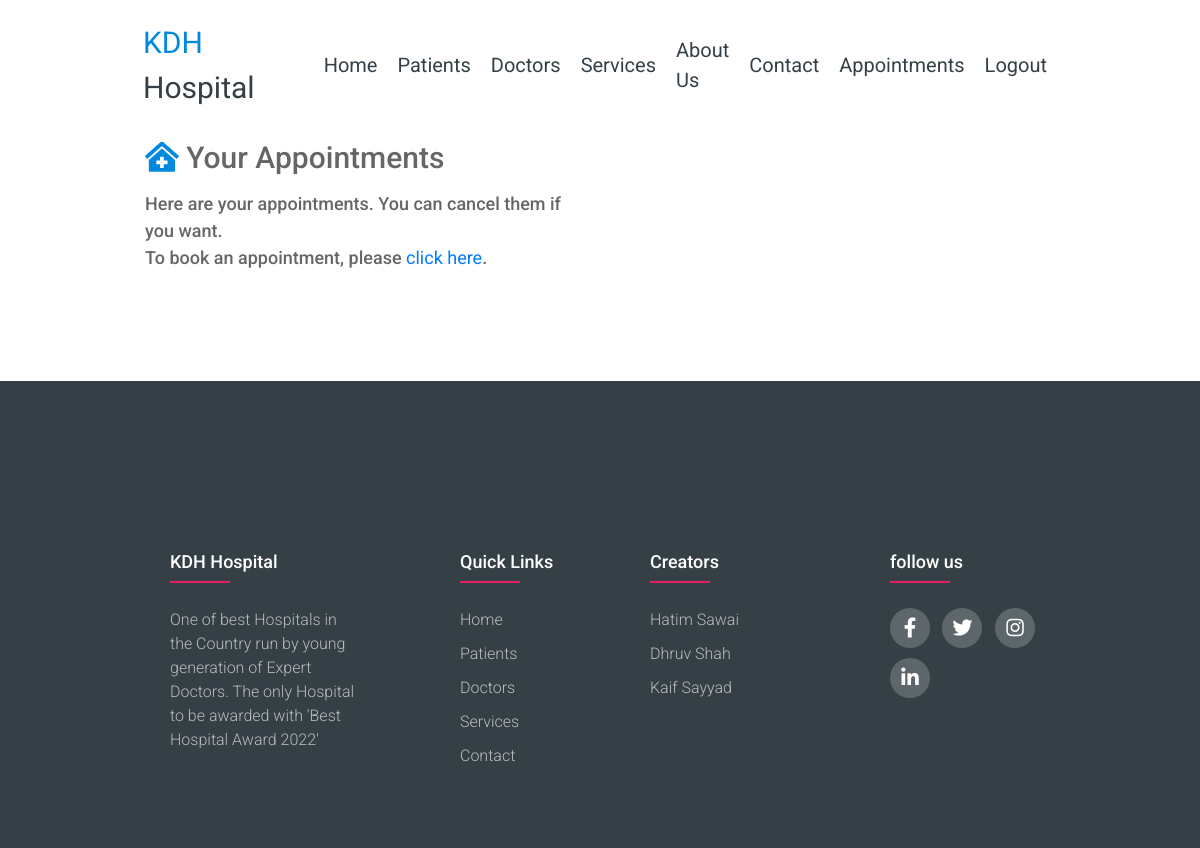
Before: /appointments (signed in) with the older database file.
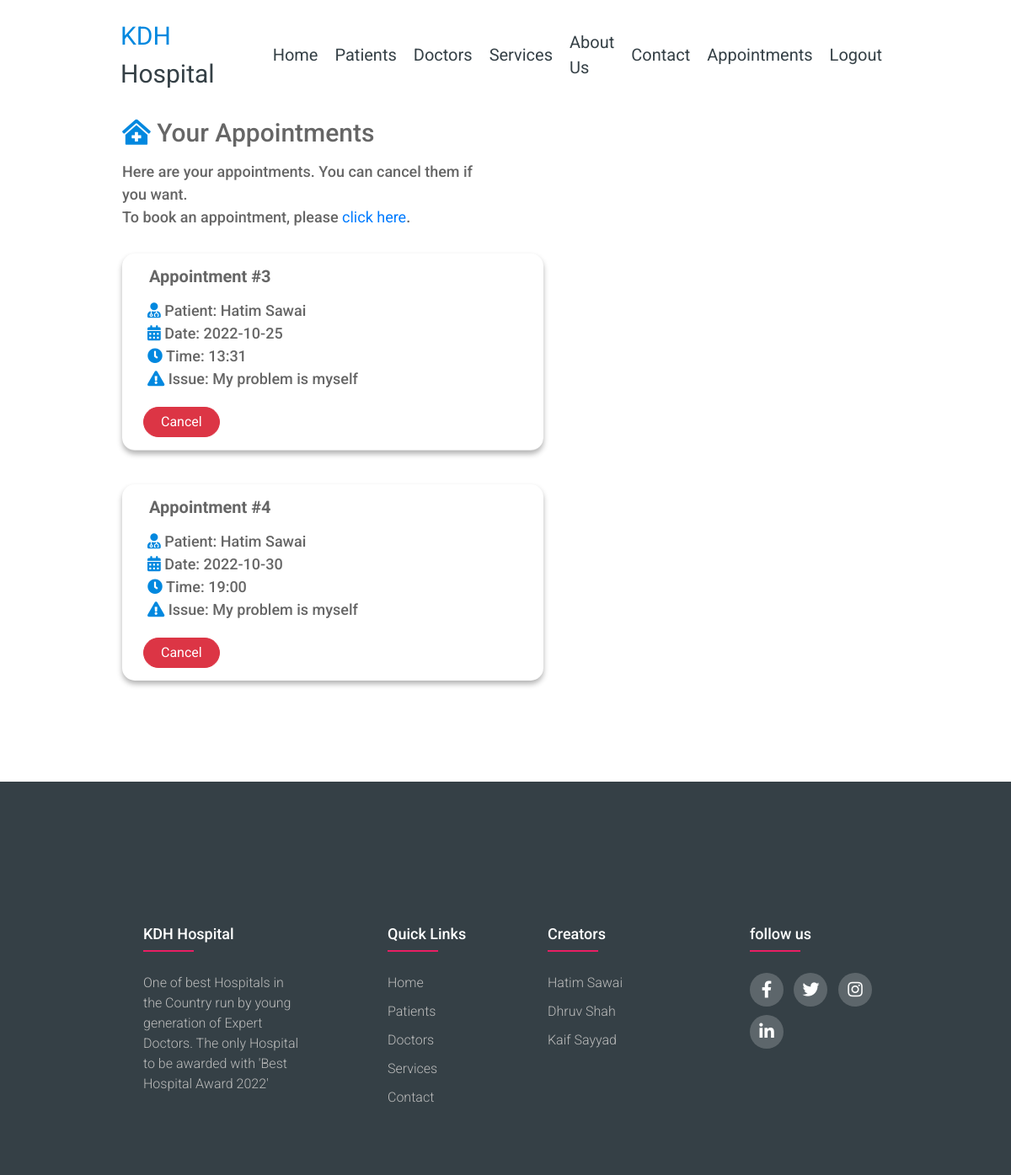
After: the same page with the newer database file.
### website/models.py (models this page shows)
class Appointments(db.Model):
    id = db.Column(db.Integer, primary_key=True)
    name = db.Column(db.String(150))
    email = db.Column(db.String(150))
    number = db.Column(db.Integer)
    address = db.Column(db.String(150))
    problem = db.Column(db.String(150))
    date = db.Column(db.String(150))
    time = db.Column(db.String(150))

### website/views.py (the view)
@views.route('/appointments')
@login_required
def appointments():
    return render_template("tabs/appointments.html",user=current_user,appointments=Appointments.query.all())

### website/__init__.py (called while the page is built)
def create_app():
    app = Flask(__name__)
    app.config['SECRET_KEY'] = 'kdh5253'
    app.config['SQLALCHEMY_DATABASE_URI'] = f'sqlite:///{DB_NAME}'
    db.init_app(app)
    from .views import views
    from .auth import auth
    app.register_blueprint(views, url_prefix='/')
    app.register_blueprint(auth, url_prefix='/')
    from .models import Patients,Doctors,Appointments
    create_database(app)
    login_manager = LoginManager()
    login_manager.login_view = 'auth.login'
    login_manager.init_app(app)
    @login_manager.user_loader
    def load_user(id):
        return Patients.query.get(int(id))
    return app

### website/templates/tabs/appointments.html (shortened to what this page needs)
<!DOCTYPE html>
<html lang="en">
<head>
    <link rel="stylesheet" href="https://cdnjs.cloudflare.com/ajax/libs/aos/2.3.4/aos.css">
    <link rel="stylesheet" href="https://cdnjs.cloudflare.com/ajax/libs/magnific-popup.js/1.1.0/magnific-popup.min.css">
    <link rel="stylesheet" href="https://cdnjs.cloudflare.com/ajax/libs/twitter-bootstrap/4.5.3/css/bootstrap.min.css">
    <link rel="stylesheet" href="https://cdnjs.cloudflare.com/ajax/libs/font-awesome/5.15.1/css/all.min.css">
    <link rel="stylesheet" href="../../static/css/app.css">
    <link rel="stylesheet" href="../../static/css/style.css">
</head>
<body>
    <header>
    <div class="container">
        <a href="/" class="logo"><span>KDH</span> Hospital</a>
        <nav class="nav">
          <ul>
            <li><a href="/">Home</a></li>
            <li><a href="/patients">Patients</a></li>
            <li><a href="/doctors">Doctors</a></li>
            <li><a href="/services">Services</a></li>
            <li><a href="/about">About Us</a></li>
            <li><a href="/contact">Contact</a></li>
            {% if user.is_authenticated %}
            <li><a href="/appointments">Appointments</a></li>
            <li><a href="/logout">Logout</a></li>
            {% endif %}
        </ul>
        </nav>
    </div>
    </header>
    <section class="appointment" id="appointment">
    <div class="container">
        <div class="row">
            <div class="col-lg-6">
                <div class="appointment-content">
                    <div class="title" style="font-size:30px;font-weight:500;color:#666;padding-left:10px;padding-bottom:10px;padding-top:35px;">
                    <i class="fas fa-clinic-medical" style="color:#0188DF"></i> Your Appointments
                    </div>
                    <p class="text" style="font-size:18px;font-weight:500;color:#666;padding-left:10px;">
                    Here are your appointments. You can cancel them if you want.
                    <br>
                    To book an appointment, please <a href="/contact">click here</a>.
                    </p>
                    <ol class="list-group list-group-flush" data-aos="fade-right">
                        {% for appointment in appointments %}
                        {% if appointment.email == user.email %}
                        <li class="list-group-item">
                            <div class="appointment-item">
                                <div class="appointment-info">
                                    <h2 class="sub-title" style="font-weight:bold;padding-left:17px;padding-bottom:10px;">Appointment #{{ appointment.id }}</h2>
                                    <p class="text" style="font-size:18px;font-weight:500;color:#666;padding-left:15px;padding-bottom:10px;">
                                    <i class="fas fa-user-md" style="color:#0188DF"></i> Patient: {{ appointment.name }}
                                    <br>
                                    <i class="fas fa-calendar-alt" style="color:#0188DF"></i> Date: {{ appointment.date }}
                                    <br>
                                    <i class="fas fa-clock" style="color:#0188DF"></i> Time: {{ appointment.time }}
                                    <br>
                                    <i class="fas fa-exclamation-triangle" style="color:#0188DF"></i> Issue: {{ appointment.problem }}
                                    </p>
                                </div>
                                <div class="appointment-btn" style="padding-left: 10px;">
                                    <button type="button" class="btn btn-danger" style="font-size:16px;border-radius:20px;padding:5px 20px 5px 20px;" onclick="cancelAppointment({{ appointment.id }})">Cancel</button>
                                </div>
                            </div>
                        </li>
                        {% endif %}
                        {% endfor %}
                    </ol>
                </div>
            </div>
        </div>
    </div>
    </section>
    <div class="empty-space" style="height: 100px;"></div>
    <footer class="footer">
        <div id="footer"></div>
    </footer>
</body>
</html>

### website/static/css/app.css (style rules this page uses)
* { margin: 0px; padding: 0px; box-sizing: border-box; font-family: 'Poppins', sans-serif; }
.container { width: 80%; display: block; margin: auto; padding-top: 100px; }
body { line-height: 1.5; font-family: 'Poppins', sans-serif; }
* { margin: 0; padding: 0; box-sizing: border-box; }
.container { max-width: 1170px; margin: auto; }
.row { display: flex; flex-wrap: wrap; }
ul { list-style: none; }
.footer { background-color: #24262b; padding: 70px 0; }

### website/static/css/style.css (style rules this page uses)
:root { --blue:#0188DF; --black:#354046; --fros-blue-color: #0050d5; --light-blue-color: #16c5ff; --dark-color: #202020; --light-gray: #dedede; --dark-gray: #a1a1a0; --light-color: #fff; }
* { font-family: 'Roboto', sans-serif; margin:0; padding:0; box-sizing: border-box; outline: none !important; text-decoration: none !important; text-transform: none !important; font-weight: 400; transition: all .2s linear; -webkit-box-sizing: border-box; box-sizing: border-box; }
html { font-size: 62.5%; overflow-x: hidden; }
body { overflow-x: hidden; }
section { overflow: hidden; }
header { width:100%; position: fixed; top:0; left: 0; padding:2rem 1rem; z-index: 1000; }
header .container { padding-top: 0%; display: flex; align-items: center; justify-content: space-between; }
header a { color:var(--black); }
header .container .logo { font-size: 3rem; }
header .container .logo span { color:var(--blue); }
header .nav ul { margin:0; padding: 0; display: flex; align-items: center; justify-content: space-between; list-style: none; }
header .nav ul li { margin: 0 1rem; }
header .nav ul li a { font-size: 2rem; }
.footer { background:var(--black); }
.appointment .list-group-item { width:50rem; margin:2rem 1rem; padding:1.5rem; overflow: hidden; border-radius: 15px; font-size: 14px; color: #666; box-shadow: 0 .4rem .6rem rgba(0,0,0,.3); }

Changed rows visible on the page:
added Appointments: id "3", name "Hatim Sawai", date "2022-10-25", time "13:31", problem "My problem is myself"
added Appointments: id "4", name "Hatim Sawai", date "2022-10-30", time "19:00", problem "My problem is myself"
